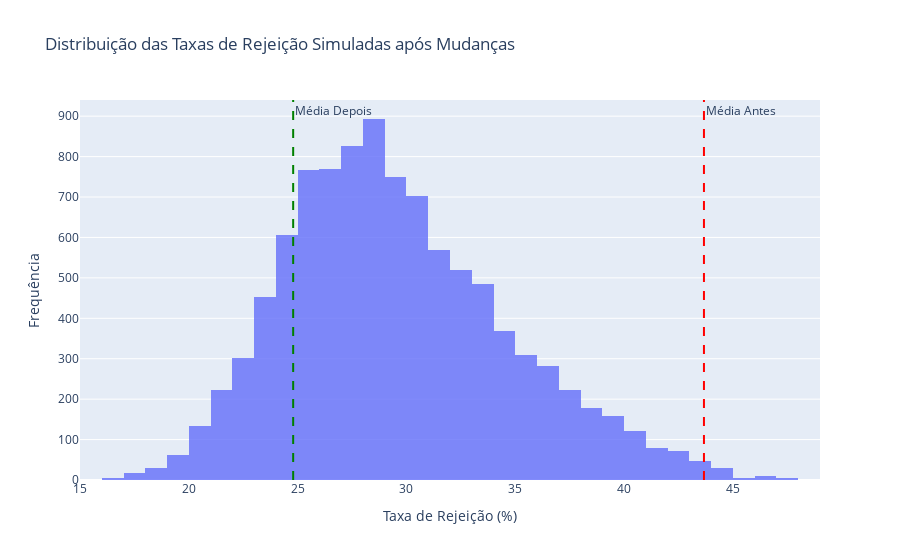

Notebook source saved alongside this figure:
### Code cell
data_inicio_mudancas = '2023-01-31'
# Separar dados antes e depois das mudanças
df_antes = df[df['Data'] < data_inicio_mudancas]
df_depois = df[df['Data'] >= data_inicio_mudancas]

# Calcular estatísticas para a Taxa de Rejeição (%)
media_antes_rejeicao = df_antes['Taxa de Rejeição (%)'].mean()
media_depois_rejeicao = df_depois['Taxa de Rejeição (%)'].mean()
std_antes_rejeicao = df_antes['Taxa de Rejeição (%)'].std()
std_depois_rejeicao = df_depois['Taxa de Rejeição (%)'].std()

# Função de simulação que separa as contribuições de UI e velocidade
def simular_impacto_detalhado(n_simulacoes):
    resultados_rejeicao = []
    detalhes_contribuicoes = []

    for _ in range(n_simulacoes):
        contribuicao_ui = np.random.uniform(0, 1)
        contribuicao_velocidade = np.random.uniform(0, 1 - contribuicao_ui)  # Garante que a soma não ultrapassa 100%

        ajuste_por_ui = (media_depois_rejeicao - media_antes_rejeicao) * contribuicao_ui
        ajuste_por_velocidade = (media_depois_rejeicao - media_antes_rejeicao) * contribuicao_velocidade

        nova_taxa_rejeicao = np.random.normal(media_antes_rejeicao + ajuste_por_ui + ajuste_por_velocidade, std_depois_rejeicao)
        resultados_rejeicao.append(nova_taxa_rejeicao)
        detalhes_contribuicoes.append((contribuicao_ui, contribuicao_velocidade, abs(ajuste_por_ui), abs(ajuste_por_velocidade)))

    return resultados_rejeicao, detalhes_contribuicoes

# Executar simulação
n_simulacoes = 10000
resultados_rejeicao_simulada, contribuicoes_simuladas = simular_impacto_detalhado(n_simulacoes)

# Criar DataFrame para os resultados das simulações
data_resultados = pd.DataFrame({
    'Taxas de Rejeição Simuladas': resultados_rejeicao_simulada
})

# Histograma das Taxas de Rejeição Simuladas
fig_rejeicao = px.histogram(data_resultados, x='Taxas de Rejeição Simuladas', nbins=50,
                            title='Distribuição das Taxas de Rejeição Simuladas após Mudanças',
                            labels={'Taxas de Rejeição Simuladas': 'Taxa de Rejeição (%)'},
                            opacity=0.8)
fig_rejeicao.add_vline(x=media_antes_rejeicao, line_dash="dash", line_color="red", annotation_text="Média Antes")
fig_rejeicao.add_vline(x=media_depois_rejeicao, line_dash="dash", line_color="green", annotation_text="Média Depois")
fig_rejeicao.update_layout(xaxis_title='Taxa de Rejeição (%)', yaxis_title='Frequência')
fig_rejeicao.show()

### Figure 1 — Plotly figure (JSON) as saved in the notebook; plotly's stock layout.template omitted (floating-point values rounded to 4 significant figures; data arrays with more than 128 entries replaced by an {"elided": "..."} marker saying what was removed)
{"data": [{"alignmentgroup": "True", "bingroup": "x", "hovertemplate": "Taxa de Rejeição (%)=%{x}<br>count=%{y}<extra></extra>", "legendgroup": "", "marker": {"color": "#636efa", "opacity": 0.8, "pattern": {"shape": ""}}, "name": "", "nbinsx": 50, "offsetgroup": "", "orientation": "v", "showlegend": false, "type": "histogram", "x": {"elided": "10000 float values"}, "xaxis": "x", "yaxis": "y"}], "layout": {"annotations": [{"showarrow": false, "text": "Média Antes", "x": 43.67, "xanchor": "left", "xref": "x", "y": 1, "yanchor": "top", "yref": "y domain"}, {"showarrow": false, "text": "Média Depois", "x": 24.79, "xanchor": "left", "xref": "x", "y": 1, "yanchor": "top", "yref": "y domain"}], "barmode": "relative", "legend": {"tracegroupgap": 0}, "shapes": [{"line": {"color": "red", "dash": "dash"}, "type": "line", "x0": 43.67, "x1": 43.67, "xref": "x", "y0": 0, "y1": 1, "yref": "y domain"}, {"line": {"color": "green", "dash": "dash"}, "type": "line", "x0": 24.79, "x1": 24.79, "xref": "x", "y0": 0, "y1": 1, "yref": "y domain"}], "title": {"text": "Distribuição das Taxas de Rejeição Simuladas após Mudanças"}, "xaxis": {"anchor": "y", "domain": [0, 1], "title": {"text": "Taxa de Rejeição (%)"}}, "yaxis": {"anchor": "x", "domain": [0, 1], "title": {"text": "Frequência"}}}}
